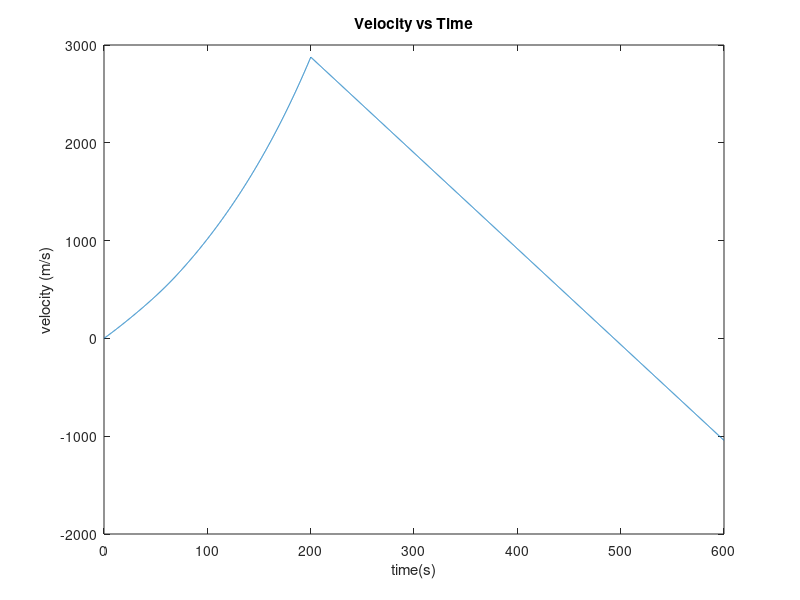
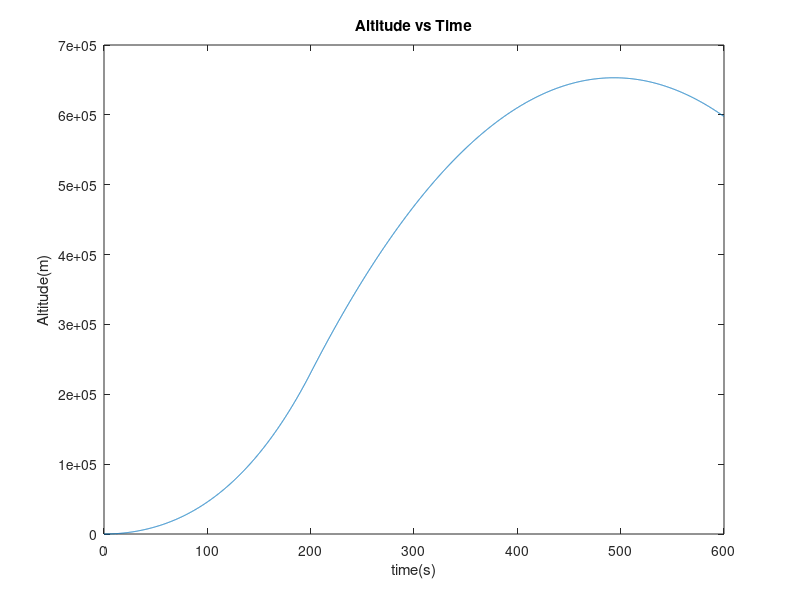

Write the MATLAB code that produced these figures, in order.
clear all; clc; close all;
g=9.8; %acceleration due to gravity
mr=1e6; %mass of rocket
mf=1e6; %mass of feul to start
tb=200; %time of burn 
dt=.1; %time interval between calculations
ft = 35e6; %thrust force produced by the burning feul
C=20; %drag coefficent 
t_end = 600;%length of simulation
steps= t_end/dt; %to calculate number of iterations
v(1)=0;
t(1)=0;
h(1)=0;
mt(1)=mr+mf;
for i= 1:steps-1 
    if t(i)<=tb
        mt(i)=mr + mf - mf/tb*t(i); %calculates the mass of the rocket, accounting for the changing mass from feul burn off.
        ft = 35e6; 
    else 
        mt(i) = mr; % mass once feul is used up 
        ft=0; %thrust after feul is used up
    end
    if h(i)<20000
        p(i)=2e-9*h(i)^2-0.0001*h(i)+1.2514; % calulating air density which decreases at higher altitudes and becomes negligable at 20000m
    else
        p(i)=0;
    end
    t(i+1) = i*dt; %calculates the time 
    v(i+1) = dt*(-g-(C/(2*mt(i)))*p(i)*(v(i)^2)+ft/mt(i))+v(i); % velocity of the rocket 
    h(i+1) = v(i)*dt+h(i); % altitude of the rocket 
    Rocket_height=max(h)/1000; %finding max height
end
Rocket_height % export the rockets max height into the comand window
plot(t,v) %velocity vs time graph and labels
xlabel('time(s)')
ylabel('velocity (m/s)')
title('Velocity vs Time')
figure % makes both graphs stay out, and not have the first minimised by the second graph

plot(t,h) %plots altitude vs time and labels
xlabel('time(s)')
ylabel('Altitude(m)')
title('Altitude vs Time')